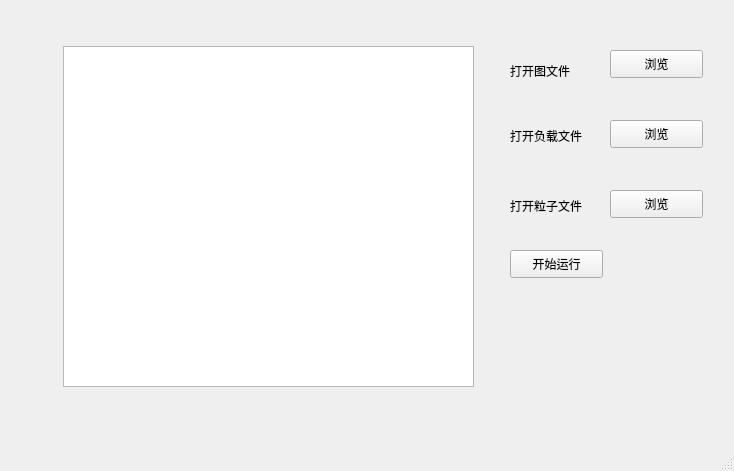
<?xml version="1.0" encoding="UTF-8"?>
<ui version="4.0">
 <class>MainWindow</class>
 <widget class="QMainWindow" name="MainWindow">
  <property name="geometry">
   <rect>
    <x>0</x>
    <y>0</y>
    <width>734</width>
    <height>471</height>
   </rect>
  </property>
  <property name="windowTitle">
   <string>MainWindow</string>
  </property>
  <widget class="QWidget" name="centralwidget">
   <widget class="QLabel" name="label">
    <property name="geometry">
     <rect>
      <x>510</x>
      <y>55</y>
      <width>111</width>
      <height>31</height>
     </rect>
    </property>
    <property name="text">
     <string>打开图文件</string>
    </property>
   </widget>
   <widget class="QPushButton" name="pushButton_G">
    <property name="geometry">
     <rect>
      <x>610</x>
      <y>50</y>
      <width>93</width>
      <height>28</height>
     </rect>
    </property>
    <property name="text">
     <string>浏览</string>
    </property>
   </widget>
   <widget class="QPushButton" name="pushButton_F">
    <property name="geometry">
     <rect>
      <x>610</x>
      <y>120</y>
      <width>93</width>
      <height>28</height>
     </rect>
    </property>
    <property name="text">
     <string>浏览</string>
    </property>
   </widget>
   <widget class="QLabel" name="label_2">
    <property name="geometry">
     <rect>
      <x>510</x>
      <y>120</y>
      <width>111</width>
      <height>31</height>
     </rect>
    </property>
    <property name="text">
     <string>打开负载文件</string>
    </property>
   </widget>
   <widget class="QPushButton" name="pushButton_L">
    <property name="geometry">
     <rect>
      <x>610</x>
      <y>190</y>
      <width>93</width>
      <height>28</height>
     </rect>
    </property>
    <property name="text">
     <string>浏览</string>
    </property>
   </widget>
   <widget class="QLabel" name="label_3">
    <property name="geometry">
     <rect>
      <x>510</x>
      <y>190</y>
      <width>111</width>
      <height>31</height>
     </rect>
    </property>
    <property name="text">
     <string>打开粒子文件</string>
    </property>
   </widget>
   <widget class="QPushButton" name="pushButton_Start">
    <property name="geometry">
     <rect>
      <x>510</x>
      <y>250</y>
      <width>93</width>
      <height>28</height>
     </rect>
    </property>
    <property name="text">
     <string>开始运行</string>
    </property>
   </widget>
   <widget class="QTextEdit" name="textEdit">
    <property name="geometry">
     <rect>
      <x>63</x>
      <y>46</y>
      <width>411</width>
      <height>341</height>
     </rect>
    </property>
   </widget>
  </widget>
  <widget class="QMenuBar" name="menubar">
   <property name="geometry">
    <rect>
     <x>0</x>
     <y>0</y>
     <width>734</width>
     <height>26</height>
    </rect>
   </property>
  </widget>
  <widget class="QStatusBar" name="statusbar"/>
 </widget>
 <resources/>
 <connections/>
</ui>
